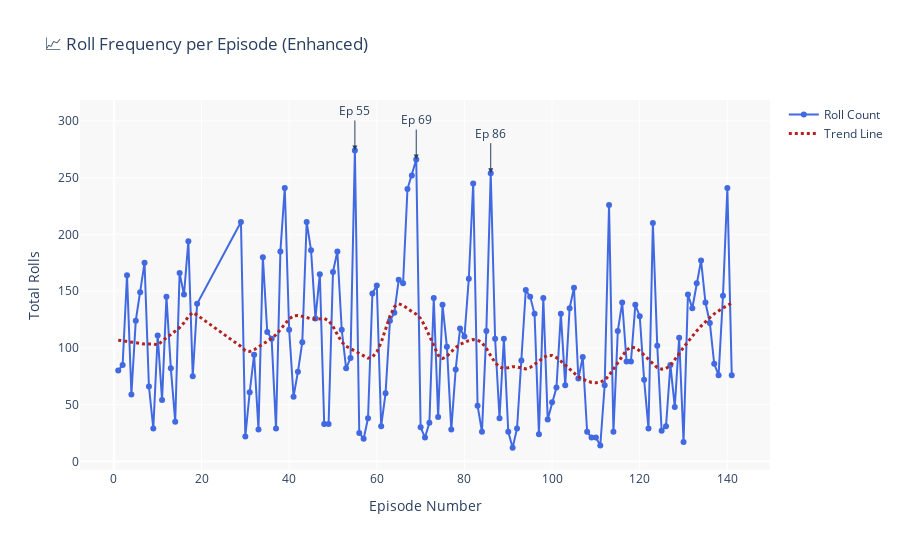

This figure's notebook cell:
### Markdown cell above
### Roll Frequency Across Episodes

This line chart shows the number of dice rolls made in each episode of Campaign 2. Spikes often correlate with intense combat sequences or chaotic moments, while dips may indicate slower, roleplay-focused episodes.

Tracking the frequency of rolls over time helps us understand the campaign’s pacing and identify action-packed arcs.

### Code cell
from statsmodels.nonparametric.smoothers_lowess import lowess

# Group by episode
episode_rolls = df.groupby("Episode_Num").size().reset_index(name="Roll Count")
episode_rolls = episode_rolls.sort_values("Episode_Num")

# Generate smoothed trend
smoothed = lowess(episode_rolls["Roll Count"], episode_rolls["Episode_Num"], frac=0.15)

# Find top 3 spike episodes
top_episodes = episode_rolls.nlargest(3, "Roll Count")

# Create figure
fig = go.Figure()

# Main roll count line
fig.add_trace(go.Scatter(
    x=episode_rolls["Episode_Num"],
    y=episode_rolls["Roll Count"],
    mode="lines+markers",
    name="Roll Count",
    line=dict(color="royalblue", width=2),
    marker=dict(size=6)
))

# Smoothed trend line
fig.add_trace(go.Scatter(
    x=smoothed[:, 0],
    y=smoothed[:, 1],
    mode="lines",
    name="Trend Line",
    line=dict(color="firebrick", dash="dot", width=3)
))

# Highlight top 3 episodes
for _, row in top_episodes.iterrows():
    fig.add_annotation(
        x=row["Episode_Num"],
        y=row["Roll Count"],
        text=f"Ep {int(row['Episode_Num'])}",
        showarrow=True,
        arrowhead=2,
        ax=0,
        ay=-40
    )

# Layout styling
fig.update_layout(
    title="📈 Roll Frequency per Episode (Enhanced)",
    xaxis_title="Episode Number",
    yaxis_title="Total Rolls",
    height=550,
    plot_bgcolor="#f8f8f8",
    hovermode="x unified"
)

fig.show()

### Figure 1 — Plotly figure (JSON) as saved in the notebook; plotly's stock layout.template omitted (floating-point values rounded to 4 significant figures; data arrays with more than 128 entries replaced by an {"elided": "..."} marker saying what was removed)
{"data": [{"line": {"color": "royalblue", "width": 2}, "marker": {"size": 6}, "mode": "lines+markers", "name": "Roll Count", "type": "scatter", "x": {"elided": "132 int values"}, "y": {"elided": "132 int values"}}, {"line": {"color": "firebrick", "dash": "dot", "width": 3}, "mode": "lines", "name": "Trend Line", "type": "scatter", "x": {"elided": "132 float values"}, "y": {"elided": "132 float values"}}], "layout": {"annotations": [{"arrowhead": 2, "ax": 0, "ay": -40, "showarrow": true, "text": "Ep 55", "x": 55, "y": 274}, {"arrowhead": 2, "ax": 0, "ay": -40, "showarrow": true, "text": "Ep 69", "x": 69, "y": 266}, {"arrowhead": 2, "ax": 0, "ay": -40, "showarrow": true, "text": "Ep 86", "x": 86, "y": 254}], "height": 550, "hovermode": "x unified", "plot_bgcolor": "#f8f8f8", "title": {"text": "📈 Roll Frequency per Episode (Enhanced)"}, "xaxis": {"title": {"text": "Episode Number"}}, "yaxis": {"title": {"text": "Total Rolls"}}}}
